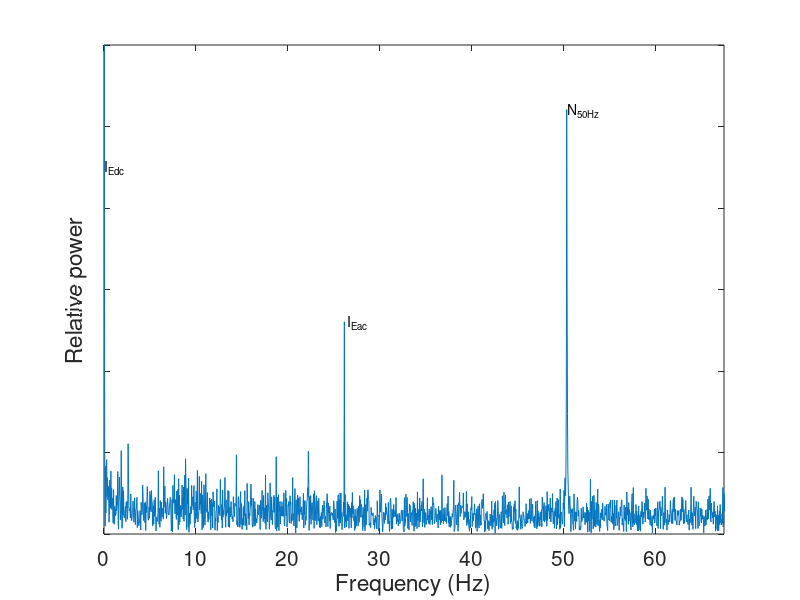
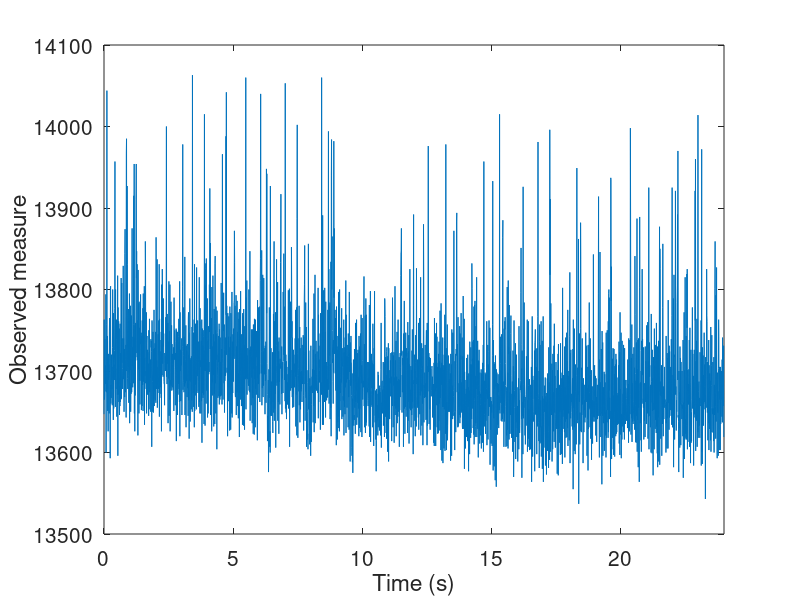

MATLAB code for these plots, in order: (Note: this script raises an error after producing the figures.)
x = csvread('Result_1.txt')
x = x(:,4)
x(1) = [];
f = 0:125/3000:125-125/3000
plot(f,abs(fft(x(1:3000))))
xlim([0 67.5])
ylim([0 6e4])
text(50.5,5.2e4,'N_5_0_H_z');
text(26.5,2.6e4,'I_E_a_c');
text(0.1,4.5e4,'I_E_d_c');
xlabel('Frequency (Hz)');
ylabel('Relative power');
set(gca,'YTickLabel',[])
set(gca,'fontsize',15)
print('Freqplot_Final_chp.png','-dpng')
close

t = 0:1/125:2999*1/125
plot(t,x(1:3000),'DisplayName', 'Original signal')
xlabel('Time (s)');
ylabel('Observed measure');
set(gca,'fontsize',15)
xlim([0 24])
print('Signal_Final_chp.png','-dpng')


IIR2_5 = designfilt('lowpassiir', 'FilterOrder', 2, 'HalfPowerFrequency', 5, 'SampleRate', 150);
IIR2_01 = designfilt('highpassiir', 'FilterOrder', 1, 'HalfPowerFrequency', 0.1, 'SampleRate', 125)
x = filter(IIR2_5,x(1:3000));
x = filter(IIR2_01,x(1:3000));
close
histogram(x(1500:3000),'Normalization','pdf')
hold on
mu = mean(a4(2500:48183));
sigma = std(a4(2500:48183));
h = 0.035;
txtoffset = 0.001;
line([mu mu],[0 h],'Color','red','LineWidth',2); text(mu+1,h-txtoffset,'\mu');
line([mu+sigma mu+sigma],[0 h]);text(mu+sigma+1,h-txtoffset,'\mu+\sigma');
line([mu+2*sigma mu+2*sigma],[0 h]); text(mu+2*sigma+1,h-txtoffset,'\mu+2\sigma');
line([mu+3*sigma mu+3*sigma],[0 h]); text(mu+3*sigma+1,h-txtoffset,'\mu+3\sigma');
line([mu+4*sigma mu+4*sigma],[0 h]); text(mu+4*sigma+1,h-txtoffset,'\mu+4\sigma');
line([mu+5*sigma mu+5*sigma],[0 h]); text(mu+5*sigma+1,h-txtoffset,'\mu+5\sigma');
line([mu-1*sigma mu-1*sigma],[0 h]); text(mu-1*sigma+1,h-txtoffset,'\mu-\sigma');
line([mu-2*sigma mu-2*sigma],[0 h]); text(mu-2*sigma+1,h-txtoffset,'\mu-2\sigma');
line([mu-3*sigma mu-3*sigma],[0 h]); text(mu-3*sigma+1,h-txtoffset,'\mu-3\sigma');

xlabel('RSS')
ylabel('Probability')
title('Distribution of PD after filtering')
print('distribution_filteredsum_PostFilters.png','-dpng')
